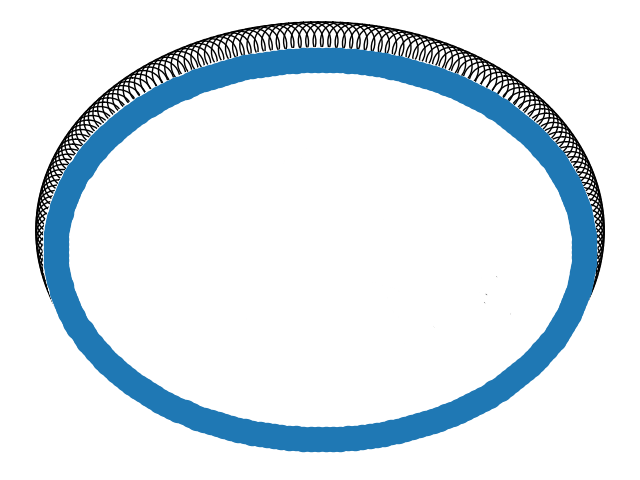

This figure's Python source:
import networkx as nx
import matplotlib.pyplot as plt


class Graph:
    def __init__(self, nx_graph=None, multi_graph=False, di_graph=False):
        if nx_graph:
            self.g = nx_graph
        elif multi_graph:
            self.g = nx.MultiGraph()
        elif di_graph:
            self.g = nx.DiGraph()
        else:
            self.g = nx.Graph()

    def add_node_list(self, node_list):
        self.g.add_weighted_edges_from(node_list)

    def node_count(self):
        return self.g.number_of_nodes()

    def edge_count(self):
        return self.g.number_of_edges()

    def get_edges(self):
        return self.g.edges

    def get_edge_weight(self, node1, node2):
        return self.g.get_edge_data(node1, node2)["weight"]

    def get_nodes(self):
        return self.g.nodes

    def get_degree(self):
        return self.g.degree

    def add_edge(self, node1, node2, weight=None):
        if weight:
            self.g.add_edge(node1, node2, weight=weight)
        else:
            self.g.add_edge(node1, node2)

    def has_edge(self, node1, node2):
        return self.g.has_edge(node1, node2)

    def remove_node(self, node):
        return self.g.remove_node(node)

    def get_graph(self):
        return self.g

    def plot_graph(self, output_path):
        pos = nx.spring_layout(self.g)
        nx.draw(self.g, pos, with_labels=True)
        # labels
        if isinstance(self.g, nx.MultiGraph):
            labels = {}
        else:
            labels = {e: str(self.get_edge_weight(e[0], e[1])) for e in self.g.edges}
        nx.draw_networkx_edge_labels(self.g, pos, edge_labels=labels, font_size=5)

        if isinstance(self.g, nx.DiGraph):
            nx.draw_networkx_edges(self.g, pos, edgelist=self.g.edges, arrows=True)
        plt.savefig(output_path)
        plt.close()

    def get_euler_tour(self, source_node):
        return nx.algorithms.eulerian_circuit(self.g, source=source_node)